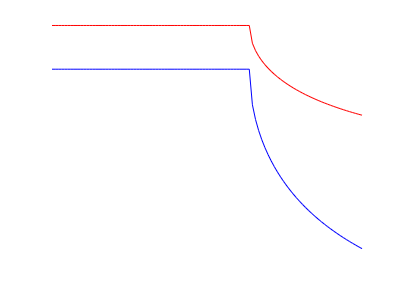

Recreate this plot in MATLAB. (Note: this script raises an error after producing the figure.)
clear all
close all
clc

addpath('dace')

% EI, Kriging-Regpoly example

a = 1; b = 100;
lf = @(x) 0.5*asin(1./x);
hf = @(x) asin(1./(x)) - 1;

ncreate = 12;
nsamp = 5*ncreate;
lb = 0;
ub = pi/2;

figure(1)
xx = linspace(lb,ub);

plot(xx,lf(xx),'r')
hold on
plot(xx,hf(xx),'b')
% ylim([0 0.5]);
xlim([lb ub]);
axis off
grid off

set(gcf,'papersize',[4 3],'paperposition',[0 0 4 3])
saveas(gcf,'krigingExample_1.pdf')


clc;
xxlf = linspace(lb,ub,nsamp)';
xxi = randi(size(xxlf,1),ncreate,1);
xx = sort(dsmerge([lb; xxlf(xxi); ub],ones(ncreate+2,1)));
% xx = linspace(lb,ub,ncreate)';


%%
figure(2)
clf;
% Co-Kriging
plot(xxlf,lf(xxlf),'r-');
hold on
scatter(xx,hf(xx),8^2,'bs','filled');
plot(xxlf,hf(xxlf),'b')
% ylim([0 0.5]);
xlim([lb ub]);
axis off 
grid off

ss = sort(lhsamp(nsamp,1)*(ub - lb) + lb);
sk = zeros(size(ss));
for ii = 1:length(ss)
    [ds, ~] = dsmerge([xx; ss(ii)],ones(length(xx)+1,1),1e-6);
    if length(ds) > length(xx)
        sk(ii) = 1;
    else
        warning('weeding out points')
    end
end

ss = ss(logical(sk));

[dmodel, dmc, dmd] = cokriging2(ss,real(lf(ss)), xx, real(hf(xx)),@regpoly0,@corrgauss,1e-6,1e2);
krig = dacefit(xx,real(hf(xx)),@regpoly0,@corrgauss,1e-6,1e-3,20);

ss = gridsamp([lb;ub],100);
cok = predict_cok2(ss, dmodel);
kg = predictor(ss,krig);

cok_plot = sortrows([ss, cok],1);
kg_plot = sortrows([ss, kg],1);
plot(cok_plot(:,1), cok_plot(:,2),'k')
plot(kg_plot(:,1), kg_plot(:,2),'k--')

% legend('High-Fidelity','Low-Fidelity','Samples','Co-Kriging','Reconstruction','Location','SouthEast')

y1 = hf(ss(:,1));
y2 = cok;
err(3) = sqrt(mean((y2 - y1).^2))/mean(y1);

axis off
grid off

set(gcf,'papersize',[4 3],'paperposition',[0 0 4 3])
saveas(gcf,'krigingExample_3.pdf')

return

%%
figure(6)
clf;
bar(err)
set(gca,'yscale','log')
ylabel('Normalized RMSE')
set(gca,'xTickLabel',{'Kriging','Co-Kriging','Hierarchical Kriging','Hierarchical-Co-Kriging'})
set(gcf,'papersize',2*[4 3],'paperposition',2*[0 0 4 3])
saveas(gcf,'krigingExample_6.pdf')

